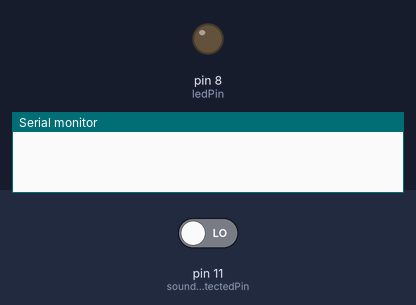
This sketch was run on a simulated Arduino Uno, built with avr-gcc and run on an emulated ATmega328P. Shown: output pins drawn as LEDs (lit = HIGH), the last lines printed to the serial monitor. Inputs (shaded band) come from the test bench; at power-on: pin 11 (soundDetectedPin) LOW.

Above: at 1.2 s.
1.3 s: pin 11 (soundDetectedPin) driven HIGH
At 2.0 s:
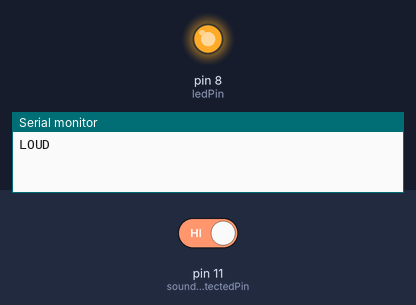
2.8 s: pin 11 (soundDetectedPin) driven LOW
At 4.5 s:
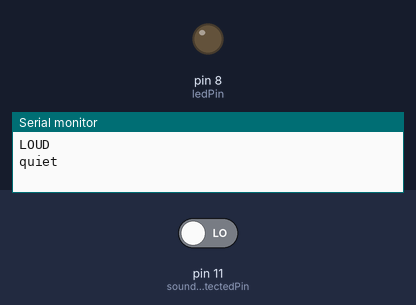
Timing chart, 0 to 6.0 s (numbered marks = the images above; inputs shaded):
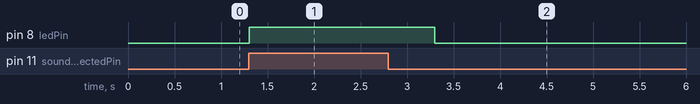

Measured:
- after the input at 1.3 s, pin 8 (ledPin): LOW → HIGH at once
- after the input at 2.8 s, pin 8 (ledPin): HIGH → LOW after 0.50 s

The sketch:

soundSensor.ino
```cpp
int soundDetectedPin = 11;
int soundDetectedVal;
boolean bAlarm = false;
unsigned long lastSoundDetectTime;
int soundAlarmTime = 500;
int ledPin = 8;

void setup() {
  Serial.begin(9600);
  pinMode(soundDetectedPin, INPUT);
  pinMode(ledPin, OUTPUT);
}

void loop() {
  soundDetectedVal = digitalRead(soundDetectedPin);
  if (soundDetectedVal == HIGH) {
    digitalWrite(ledPin, HIGH);
    lastSoundDetectTime = millis();
    if (!bAlarm) {
      Serial.println("LOUD");
      bAlarm = true;
    }
  }
  if ((millis() - lastSoundDetectTime) > soundAlarmTime && bAlarm) {
    Serial.println("quiet");
    digitalWrite(ledPin, LOW);
    bAlarm = false;
  }
  delay(10);
}
```
